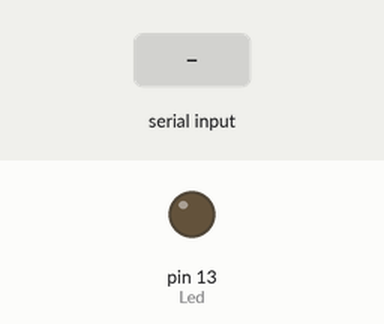
Simulated run of this sketch. Board: Arduino Uno, built with avr-gcc and run on an emulated ATmega328P. Shown: output pins drawn as LEDs (lit = HIGH). Inputs (shaded band) come from the test bench. What the sketch prints to the serial monitor is not drawn.

Above: at 1.2 s.
1.3 s: "Ligado\n" received over Serial
At 2.4 s:
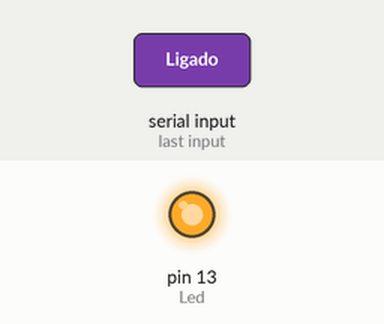
2.9 s: "Desligado\n" received over Serial
At 4.3 s:
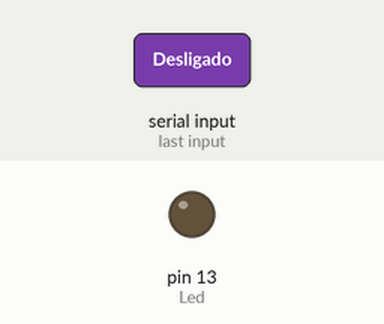
Timing chart, 0 to 5.9 s (numbered marks = the images above; inputs shaded):
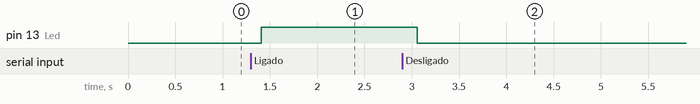

Measured:
- after the input at 1.3 s, pin 13 (Led): LOW → HIGH after 0.11 s
- after the input at 2.9 s, pin 13 (Led): HIGH → LOW after 0.16 s

The sketch:

project06.ino
```cpp
#define Led 13

char Letra = '\0';
String Entrada = "";

void setup(){
  Serial.begin(9600);

  pinMode(Led, OUTPUT);
}

void loop(){
  while(Serial.available() > 0){
    Serial.print(" -> SA = ");
    Serial.println(Serial.available());

    Letra = (char) Serial.read();

    if(Letra != '\n'){
      Entrada += Letra;
    }
    delay(5);
  }

  Serial.print("Entrada = ");
  Serial.print("[");
  Serial.print(Entrada);
  Serial.println("]");

  if(Entrada == "Ligado"){
    Entrada = "";
    digitalWrite(Led, HIGH);
  }else if(Entrada == "Desligado"){
    Entrada = "";
    digitalWrite(Led, LOW);
  }else{
    Entrada = "";
  }
}
```
